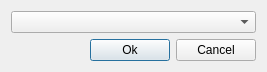
<?xml version="1.0" encoding="UTF-8"?>
<ui version="4.0">
 <class>cProfileSelectDialog</class>
 <widget class="QDialog" name="cProfileSelectDialog">
  <property name="geometry">
   <rect>
    <x>0</x>
    <y>0</y>
    <width>267</width>
    <height>67</height>
   </rect>
  </property>
  <property name="windowTitle">
   <string>VireIO Perception</string>
  </property>
  <layout class="QGridLayout" name="gridLayout">
   <item row="1" column="1">
    <widget class="QPushButton" name="ok">
     <property name="text">
      <string>Ok</string>
     </property>
     <property name="default">
      <bool>true</bool>
     </property>
    </widget>
   </item>
   <item row="1" column="2">
    <widget class="QPushButton" name="cancel">
     <property name="text">
      <string>Cancel</string>
     </property>
     <property name="shortcut">
      <string>Esc</string>
     </property>
    </widget>
   </item>
   <item row="1" column="0">
    <spacer name="horizontalSpacer">
     <property name="orientation">
      <enum>Qt::Horizontal</enum>
     </property>
     <property name="sizeHint" stdset="0">
      <size>
       <width>40</width>
       <height>20</height>
      </size>
     </property>
    </spacer>
   </item>
   <item row="0" column="0" colspan="3">
    <widget class="QComboBox" name="profile"/>
   </item>
  </layout>
 </widget>
 <layoutdefault spacing="6" margin="11"/>
 <resources/>
 <connections>
  <connection>
   <sender>cancel</sender>
   <signal>clicked()</signal>
   <receiver>cProfileSelectDialog</receiver>
   <slot>reject()</slot>
   <hints>
    <hint type="sourcelabel">
     <x>197</x>
     <y>46</y>
    </hint>
    <hint type="destinationlabel">
     <x>133</x>
     <y>33</y>
    </hint>
   </hints>
  </connection>
 </connections>
</ui>
